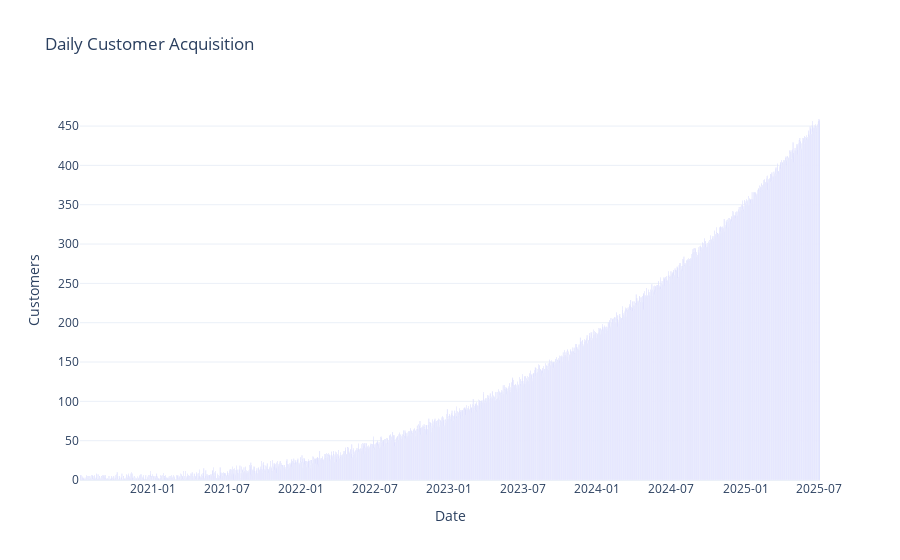

Write notebook code for a chart like this one.
### Code cell
import pandas as pd
import random 
from datetime import datetime, timedelta, date
import numpy as np
from scipy.stats import beta
import numpy as np

products = {
    'product_id': list(range(1, 16)),
    'Product Name': [
        'Brew Bliss Beans',
        'Java Journey Roast',
        'Caffeine Cascade',
        'Roast Ritual Reserve',
        'Mornin’ Mojo Blend',
        'Perk & Pour Grounds',
        'Daily Drip Delight',
        'Velvet Roast Co.',
        'Sunrise Sips',
        'Bold Brew Collective',
        'Midnight Mug Dark Roast',
        'Cuppa Joy Espresso',
        'The Beanery Box',
        'Golden Crema Collection',
        'Steam & Sip Select'
    ],
    'Freq': [10, 8, 8, 7, 6, 4, 3, 3, 3, 2, 2, 2, 1, 1, 1]
}

product_prices = {
    'Brew Bliss Beans': 19.99,
    'Java Journey Roast': 19.99,
    'Caffeine Cascade': 19.99,
    'Roast Ritual Reserve': 19.99,
    'Mornin’ Mojo Blend': 19.99,
    'Perk & Pour Grounds': 21.99,
    'Daily Drip Delight': 21.99,
    'Velvet Roast Co.': 19.99,
    'Sunrise Sips': 19.99,
    'Bold Brew Collective': 19.99,
    'Midnight Mug Dark Roast': 19.99,
    'Cuppa Joy Espresso': 19.99,
    'The Beanery Box': 19.99,
    'Golden Crema Collection': 19.99,
    'Steam & Sip Select': 23.99
}

product_bag = []
for i,a in enumerate(products['Product Name']):
    j = 1 
    while j <= products['Freq'][i]:
        product_bag.append(a)
        j = j+1

types = {'subscriber','alc'}
discounts = [0,0,0,0,0,0,0.1,0.1,0.1,0.1,0.1,0.1,0.1,0.1,0.2,0.2,0.2,0.3]
discount_mult = {0: [0,5], 0.1: list(range(0,21)), 0.2: list(range(21,40)), 0.3:[41,75]}
susbcription_types = [1,1,1,2,2,2,2,2,2,3,3,3,4,4,5,5,6]
subscription_type_mult = {1: list(range(20,50)),2: list(range(50,75)), 3: list(range(20,50)), 4:list(range(10,21)),
                          5: list(range(1,10)), 6:[1]}
subscription_status = {'active', 'cancel'}

today = date.today()
five_years_ago = today - timedelta(days=5*365)  # Approximate
total_days = 5*365

def simulate_customer_growth(start_date, end_date, num_customers, noise_std=3, growth_power=2):
    total_days = (end_date - start_date).days
    days = np.arange(total_days)
    
    base_curve = (days / total_days) ** growth_power
    base_curve = base_curve / base_curve.sum() * num_customers

    noise = np.random.normal(loc=0, scale=noise_std, size=total_days)
    daily_customers = np.maximum(base_curve + noise, 0).astype(int)

    daily_total = daily_customers.sum()
    difference = num_customers - daily_total

    if difference > 0:
        for _ in range(difference):
            daily_customers[np.random.randint(0, total_days)] += 1
    elif difference < 0:
        indices = np.where(daily_customers > 0)[0]
        for _ in range(-difference):
            i = np.random.choice(indices)
            daily_customers[i] -= 1

    purchase_dates = []
    for i, n in enumerate(daily_customers):
        purchase_dates.extend([start_date + timedelta(days=i)] * n)

    df = pd.DataFrame({'first_purchase_date': purchase_dates})
    return df

# PARAMETERS
num_subscribers = 203456
start_date = date.today() - timedelta(days=5 * 365)
end_date = date.today()

# Generate subscriber dates
sub_df = simulate_customer_growth(start_date, end_date, num_subscribers, noise_std=3, growth_power=2.5)

# Assign subscriber IDs
sub_df['customer_id'] = ['sub' + str(x) for x in range(1, num_subscribers + 1)]

# Assign products, subscription types, and discounts
sub_df['first_product'] = [random.choice(product_bag) for _ in range(num_subscribers)]
sub_df['subscription_type'] = [random.choice(susbcription_types) for _ in range(num_subscribers)]

# sub_df['subscription_type_code'] = [random.choice(susbcription_types) for _ in range(num_subscribers)]
sub_df['discount'] = [random.choice(discounts) for _ in range(num_subscribers)]

subscribers = sub_df.rename(columns={'subscription_type_code': 'subscription_type'})



# PARAMETERS
num_alc = 34890

# Generate alc dates
alc_df = simulate_customer_growth(start_date, end_date, num_alc, noise_std=3, growth_power=2.5)

# Assign alc IDs
alc_df['customer_id'] = ['alc' + str(x) for x in range(1, num_alc + 1)]
alc_df['subscription_type'] = ['alc'] * num_alc

# Assign products
alc_df['first_product'] = [random.choice(product_bag) for _ in range(num_alc)]

alcs = alc_df
    
alcs['subscription_type'] = 0
alcs['discount'] = 0

all_customers = pd.concat([subscribers,alcs])

all_customers.to_csv('/Users/brunodupont/Desktop/proj/data/coffee_customers.csv')

import plotly.express as px
import pandas as pd

# Group by first_purchase_date and count unique customers
daily_customers = all_customers.groupby(['first_purchase_date']).agg(
    customers=('customer_id', lambda x: x.nunique())
).reset_index()

# Optional: sort by date to ensure proper ordering
daily_customers = daily_customers.sort_values('first_purchase_date')

# Plot using Plotly
fig = px.bar(
    daily_customers,
    x='first_purchase_date',
    y='customers',
    title='Daily Customer Acquisition',
    labels={'first_purchase_date': 'First Purchase Date', 'customers': 'Number of Customers'},
    template='plotly_white'
)

fig.update_layout(
    xaxis_title='Date',
    yaxis_title='Customers',
    xaxis_tickformat='%Y-%m',
    bargap=0.1
)

fig.show()

import pandas as pd
import random
from datetime import datetime, timedelta
import numpy as np

all_customers['index'] = all_customers.index

order_probas = {1: 0.7, 2: 0.75, 3: 0.75, 4: 0.75, 5: 0.8, 6: 0.8, 7: 0.85, 8: 0.85, 9: 0.9, 10: 0.9, 
                11: 0.9, 12: 0.9, 13: 0.9, 14: 0.9, 15: 0.9, 16: 0.85, 17: 0.85, 18: 0.85, 19: 0.8, 20: 0.8}
disount_mult_ranges = {0: [0], 0.1: [1,15], 0.2: [15,25], 0.3: [25,40]}
subscription_type_mult = {
    1: list(range(0,10)), 2: list(range(0,1)), 3: list(range(10,20)), 4: list(range(20,30)),
    5: list(range(20,30)), 6: list(range(30,40))
}
skip_intervals = [0]*14 + [1]*3 + [2]*2 + [3]

product_bag = ["espresso", "latte", "cappuccino", "americano", "cold brew", "flat white"]  # example product list

subcusts = all_customers[all_customers['subscription_type'] > 0]
purchase_rows = []

for _, row in subcusts.iterrows():
    customer_id = row['customer_id']
    subscription_type = row['subscription_type']
    first_purchase_date = row['first_purchase_date']
    first_product = row['first_product']
    discount = row['discount']
    next_date = pd.to_datetime(first_purchase_date)
    purchase_rows.append([customer_id, next_date, first_product, 'sub'])

    corders = 1
    discount_mult = 1
    sub_mult = 1

    while corders <= 50:
        if corders > 20:
            new_order_prob = 0.75
        else:
            if corders == 1:
                discount_mult = 1 - (random.choice(disount_mult_ranges[discount]) / 100)
                sub_mult = 1 - (random.choice(subscription_type_mult[subscription_type]) / 100)
            new_order_prob = order_probas.get(corders, 0.75) * discount_mult * sub_mult

        if random.random() > new_order_prob:
            break

        next_product = random.choice([first_product]*123 + product_bag)
        interval_weeks = subscription_type * (1 + random.choice(skip_intervals))
        next_date += timedelta(days=interval_weeks * 7)

        purchase_rows.append([customer_id, next_date, next_product, 'sub'])
        corders += 1

# Convert to DataFrame at the end
purchases = pd.DataFrame(purchase_rows, columns=['customer_id', 'purchase_date', 'product_name', 'type'])

### Figure 1 — Plotly figure (JSON) as saved in the notebook; plotly's stock layout.template omitted (floating-point values rounded to 4 significant figures; data arrays with more than 128 entries replaced by an {"elided": "..."} marker saying what was removed)
{"data": [{"hovertemplate": "First Purchase Date=%{x}<br>Number of Customers=%{y}<extra></extra>", "legendgroup": "", "marker": {"color": "#636efa", "pattern": {"shape": ""}}, "name": "", "orientation": "v", "showlegend": false, "textposition": "auto", "type": "bar", "x": {"elided": "1763 str values"}, "xaxis": "x", "y": {"elided": "1763 int values"}, "yaxis": "y"}], "layout": {"bargap": 0.1, "barmode": "relative", "legend": {"tracegroupgap": 0}, "title": {"text": "Daily Customer Acquisition"}, "xaxis": {"anchor": "y", "domain": [0, 1], "tickformat": "%Y-%m", "title": {"text": "Date"}}, "yaxis": {"anchor": "x", "domain": [0, 1], "title": {"text": "Customers"}}}}
